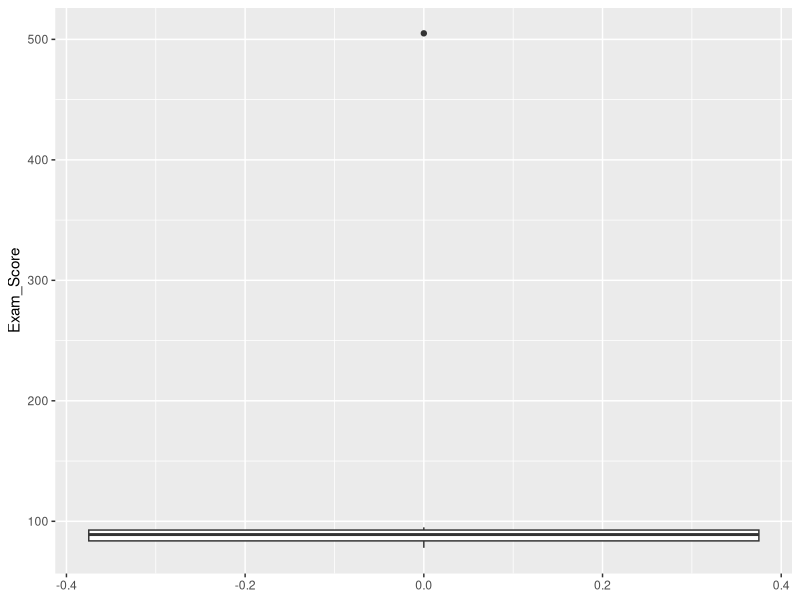
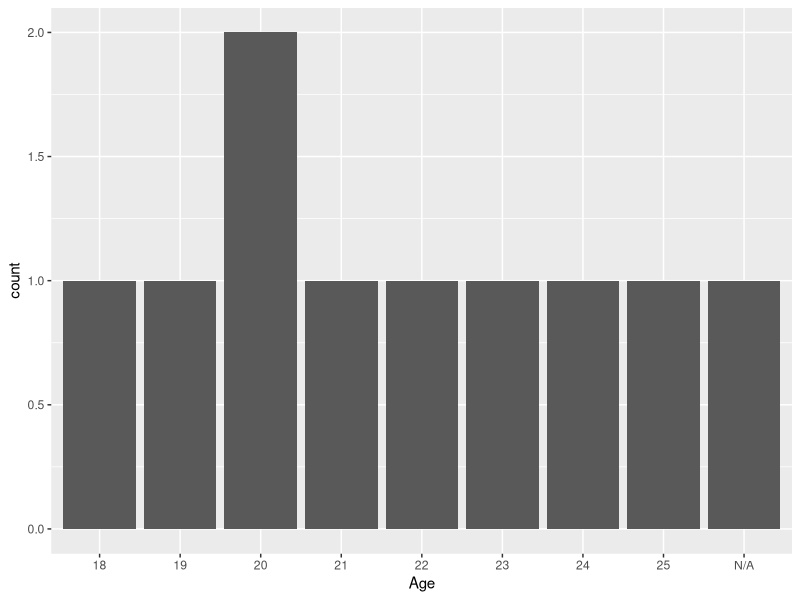

These figures' R source, in order:
## ---- chunk 1
library(tufte)
# invalidate cache when the tufte version changes
# knitr::opts_chunk$set(cache.extra = packageVersion('tufte'))
options(htmltools.dir.version = FALSE)
library(tidyverse)
library(knitr)

sample_data <- tibble(
  Student_ID = 1:10,
  Exam_Score = c(90, 85, 78, 505, 92, NA, NA, 88, 95, 80),
  Gender = as.factor(c("Male", "Female", "Male", "Unknown", "Female", "Male", "FEMALE", "Male", "Female", "Non-Binary")),
  Age = c(20, 22, 19, 24, 21, 18, 25, 23, 20, "N/A"),
  GPA = c(3.7, 3.5, 3.9, 4.2, 3.0, 3.8, 2.9, 5.0, 3.6, 4.5)
)
## ---- chunk 2
summary(sample_data)
## ---- chunk 3
ggplot(sample_data, aes(y = Exam_Score))+
  geom_boxplot()
## ---- chunk 4
ggplot(sample_data, aes(x = Age))+ 
  geom_bar()
